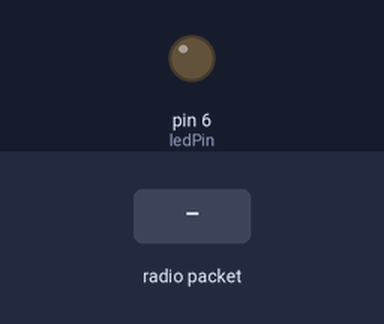
Bench run of a sketch on a simulated Arduino Uno, built with avr-gcc and run on an emulated ATmega328P. Shown: output pins drawn as LEDs (lit = HIGH). The inputs (shaded band) are chosen by the test bench. No radio packets arrive unless stated; what the sketch prints to the serial monitor is not drawn.

Above: at 1.2 s.
1.3 s: radio packet "1" arrives
Timing chart, 0 to 4.3 s (numbered marks = the images above; inputs shaded):
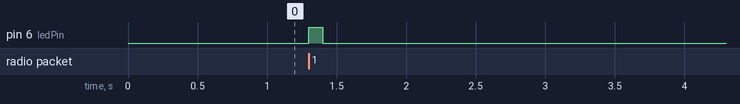

The sketch:

_433MHz_New_Test.ino
```cpp
#include <VirtualWire.h>
#undef int
#undef abs
#undef double
#undef float
#undef round

#define rxPin 8


const int ledPin =  6;      // the number of the LED pin
int ledState = LOW;             // ledState used to set the LED
long onMillis = 0;        // will store last time LED was updated


void setup()
{
  Serial.begin(9600);
  pinMode(ledPin, OUTPUT);

  // Initialise the IO and ISR
  vw_set_ptt_inverted(true);          // Required for RX Link Module
  vw_setup(2000);                     // Bits per sec
  vw_set_rx_pin(rxPin);               // We will be receiving on pin 2 ie the RX pin from the module connects to this pin.
  vw_rx_start();                      // Start the receiver
}

void loop()
{
  uint8_t buf[VW_MAX_MESSAGE_LEN];
  uint8_t buflen = VW_MAX_MESSAGE_LEN;

  if (vw_get_message(buf, &buflen))   // check to see if anything has been received
  {
    int i;
    // Message with a good checksum received.

    for (i = 0; i < buflen; i++)
    {
      Serial.print(buf[i]);          // the received data is stored in buffer
    }
    Serial.println(" ");
    digitalWrite(ledPin, HIGH);
    onMillis = millis();
  }

  if (millis() - onMillis > 100 && onMillis > 0)
  {
    onMillis = 0;
    digitalWrite(ledPin, LOW);
  }
}
```

Measured:
- after the input at 1.3 s, pin 6 (ledPin): LOW → HIGH at once, → LOW 0.10 s later
